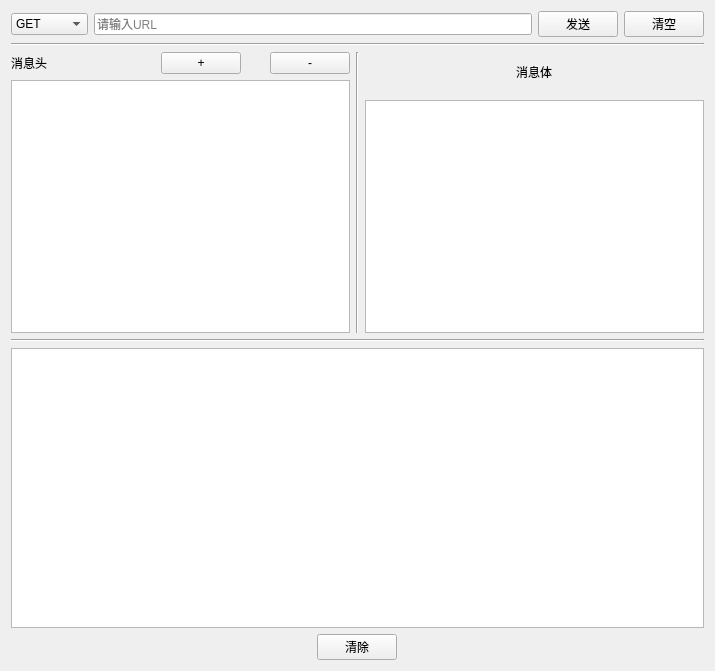
<?xml version="1.0" encoding="UTF-8"?>
<ui version="4.0">
 <class>Form</class>
 <widget class="QWidget" name="Form">
  <property name="geometry">
   <rect>
    <x>0</x>
    <y>0</y>
    <width>715</width>
    <height>671</height>
   </rect>
  </property>
  <property name="windowTitle">
   <string>HTTP接口测试</string>
  </property>
  <property name="autoFillBackground">
   <bool>false</bool>
  </property>
  <property name="styleSheet">
   <string notr="true"/>
  </property>
  <layout class="QVBoxLayout" name="verticalLayout_4">
   <item>
    <layout class="QVBoxLayout" name="verticalLayout_3">
     <item>
      <layout class="QHBoxLayout" name="horizontalLayout">
       <item>
        <widget class="QComboBox" name="comboBox">
         <property name="styleSheet">
          <string notr="true">font: 12pt &quot;微软雅黑&quot;;
text-align:center;</string>
         </property>
         <item>
          <property name="text">
           <string>GET</string>
          </property>
         </item>
         <item>
          <property name="text">
           <string>POST</string>
          </property>
         </item>
         <item>
          <property name="text">
           <string>PUT</string>
          </property>
         </item>
         <item>
          <property name="text">
           <string>DELETE</string>
          </property>
         </item>
        </widget>
       </item>
       <item>
        <widget class="QLineEdit" name="lineEdit">
         <property name="styleSheet">
          <string notr="true">font: 12pt &quot;Arial&quot;;</string>
         </property>
         <property name="placeholderText">
          <string>请输入URL</string>
         </property>
        </widget>
       </item>
       <item>
        <widget class="QPushButton" name="button_send">
         <property name="text">
          <string>发送</string>
         </property>
        </widget>
       </item>
       <item>
        <widget class="QPushButton" name="button_clear">
         <property name="text">
          <string>清空</string>
         </property>
        </widget>
       </item>
      </layout>
     </item>
     <item>
      <widget class="Line" name="line">
       <property name="orientation">
        <enum>Qt::Horizontal</enum>
       </property>
      </widget>
     </item>
     <item>
      <layout class="QHBoxLayout" name="horizontalLayout_3">
       <item>
        <layout class="QVBoxLayout" name="verticalLayout_2">
         <item>
          <layout class="QHBoxLayout" name="horizontalLayout_2">
           <item>
            <widget class="QLabel" name="label">
             <property name="sizePolicy">
              <sizepolicy hsizetype="Preferred" vsizetype="Preferred">
               <horstretch>2</horstretch>
               <verstretch>0</verstretch>
              </sizepolicy>
             </property>
             <property name="styleSheet">
              <string notr="true">font: 12pt &quot;Arial&quot;;</string>
             </property>
             <property name="text">
              <string>消息头</string>
             </property>
            </widget>
           </item>
           <item>
            <widget class="QPushButton" name="pushButton_2">
             <property name="sizePolicy">
              <sizepolicy hsizetype="Minimum" vsizetype="Fixed">
               <horstretch>1</horstretch>
               <verstretch>0</verstretch>
              </sizepolicy>
             </property>
             <property name="styleSheet">
              <string notr="true">font: 20pt &quot;Arial&quot;;</string>
             </property>
             <property name="text">
              <string>+</string>
             </property>
            </widget>
           </item>
           <item>
            <spacer name="horizontalSpacer">
             <property name="orientation">
              <enum>Qt::Horizontal</enum>
             </property>
             <property name="sizeHint" stdset="0">
              <size>
               <width>23</width>
               <height>0</height>
              </size>
             </property>
            </spacer>
           </item>
           <item>
            <widget class="QPushButton" name="pushButton_3">
             <property name="sizePolicy">
              <sizepolicy hsizetype="Minimum" vsizetype="Fixed">
               <horstretch>1</horstretch>
               <verstretch>0</verstretch>
              </sizepolicy>
             </property>
             <property name="styleSheet">
              <string notr="true">font: 20pt &quot;Arial&quot;;</string>
             </property>
             <property name="text">
              <string>-</string>
             </property>
            </widget>
           </item>
          </layout>
         </item>
         <item>
          <widget class="QTextEdit" name="text_msg_head"/>
         </item>
        </layout>
       </item>
       <item>
        <widget class="Line" name="line_2">
         <property name="orientation">
          <enum>Qt::Vertical</enum>
         </property>
        </widget>
       </item>
       <item>
        <layout class="QVBoxLayout" name="verticalLayout">
         <item>
          <layout class="QHBoxLayout" name="horizontalLayout_9">
           <property name="topMargin">
            <number>11</number>
           </property>
           <property name="bottomMargin">
            <number>13</number>
           </property>
           <item>
            <widget class="QLabel" name="label_2">
             <property name="sizePolicy">
              <sizepolicy hsizetype="Fixed" vsizetype="Preferred">
               <horstretch>0</horstretch>
               <verstretch>0</verstretch>
              </sizepolicy>
             </property>
             <property name="styleSheet">
              <string notr="true">font: 12pt &quot;Arial&quot;;</string>
             </property>
             <property name="text">
              <string>消息体</string>
             </property>
            </widget>
           </item>
          </layout>
         </item>
         <item>
          <widget class="QTextEdit" name="text_msg_body"/>
         </item>
        </layout>
       </item>
      </layout>
     </item>
     <item>
      <widget class="Line" name="line_3">
       <property name="orientation">
        <enum>Qt::Horizontal</enum>
       </property>
      </widget>
     </item>
     <item>
      <widget class="QTextEdit" name="text_log"/>
     </item>
     <item>
      <layout class="QHBoxLayout" name="horizontalLayout_7">
       <item>
        <widget class="QPushButton" name="button_clear_log">
         <property name="sizePolicy">
          <sizepolicy hsizetype="Fixed" vsizetype="Fixed">
           <horstretch>0</horstretch>
           <verstretch>0</verstretch>
          </sizepolicy>
         </property>
         <property name="text">
          <string>清除</string>
         </property>
        </widget>
       </item>
      </layout>
     </item>
    </layout>
   </item>
  </layout>
 </widget>
 <resources/>
 <connections/>
</ui>
